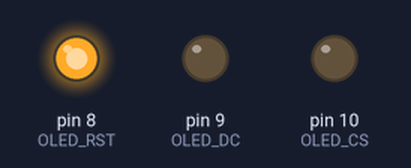
Simulated run of this sketch. Board: Arduino Uno, built with avr-gcc and run on an emulated ATmega328P. Shown: output pins drawn as LEDs (lit = HIGH). At 0.1 s the program stops and its outputs stay as they are.

Above: at 0.1 s.
Timing chart, 0 to 1.6 s (numbered marks = the images above):
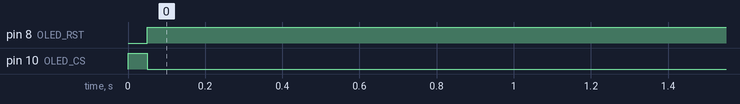

The sketch:

sketch_jan29b.ino
```cpp
#include <SPI.h>

#define OLED_CS   10
#define OLED_DC    9
#define OLED_RST   8

void oledCommand(uint8_t cmd) {
  digitalWrite(OLED_DC, LOW);   // Command
  digitalWrite(OLED_CS, LOW);
  SPI.transfer(cmd);
  digitalWrite(OLED_CS, HIGH);
}

void setup() {
  pinMode(OLED_CS, OUTPUT);
  pinMode(OLED_DC, OUTPUT);
  pinMode(OLED_RST, OUTPUT);

  digitalWrite(OLED_CS, HIGH);

  // Reset OLED
  digitalWrite(OLED_RST, LOW);
  delay(50);
  digitalWrite(OLED_RST, HIGH);


  // ---- SSD1306 Init (minimal!) ----
  oledCommand(0xAE); // Display OFF
  oledCommand(0xA6); // Normal display
  oledCommand(0xAF); // Display ON
}

void loop() {
  // nichts – wenn das OLED lebt, bleibt es an
}
```

Measured:
- by itself, pin 8 (OLED_RST): LOW → HIGH at 0.05 s
- by itself, pin 10 (OLED_CS): LOW → HIGH at 0.00 s, → LOW 0.05 s later
